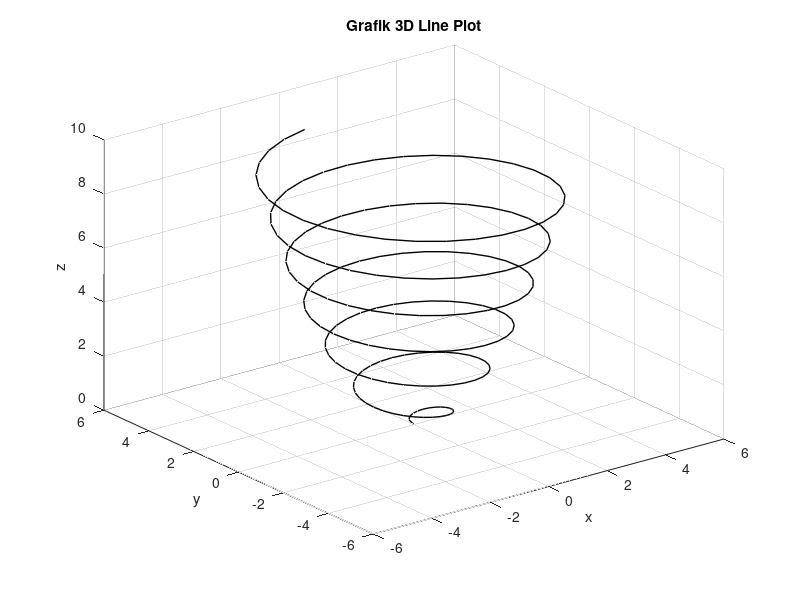

Recreate this plot in MATLAB.
% grafik garis 3d line plot

t = 0:0.1:6*pi;
x = sqrt(t).*sin(2*t);
y = sqrt(t).*cos(2*t);
z = 0.5*t;
plot3(x,y,z,'k','linewidth',1)
grid on
xlabel('x');
ylabel('y');
zlabel('z');
title('Grafik 3D Line Plot');
